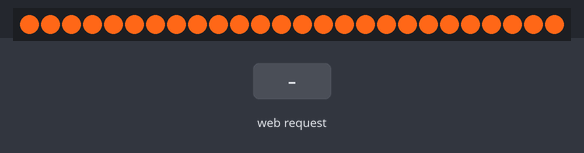
Simulated run of this sketch. Board: ESP8266 (Wemos D1 mini). Parts: 26 RGB LEDs in strip order, left to right. The test bench sets the inputs (shaded band). Dim RGB values are drawn brighter than linear; WiFi joins after 1.5 s; servers stay silent unless stated; what the sketch prints to the serial monitor is not drawn.

Above: at 2.7 s.
2.8 s: HTTP request GET /out received
At 4.2 s:
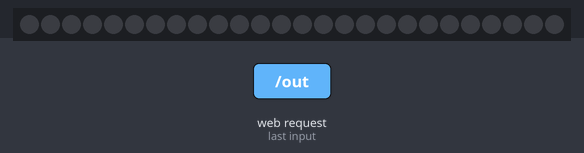
4.5 s: HTTP request GET /out?G=1 received
At 5.4 s:
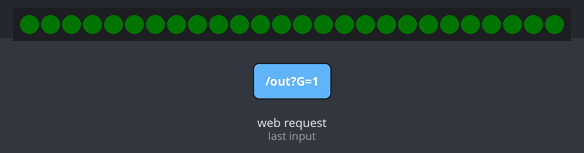
6.1 s: HTTP request GET /out?B=1 received
At 6.5 s:
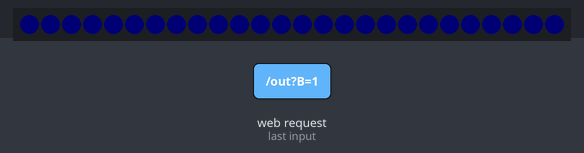
7.7 s: HTTP request GET /out?R=1&G=1&B=1 received
At 8.9 s:
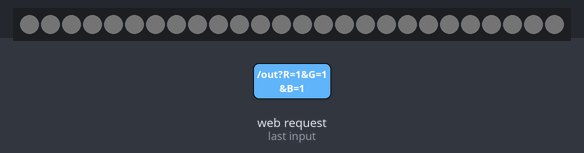
9.2 s: HTTP request GET /out?R=0 received
At 10.1 s:
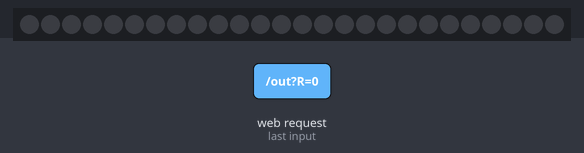
Timing chart, 0 to 11.8 s (numbered marks = the images above; inputs shaded):
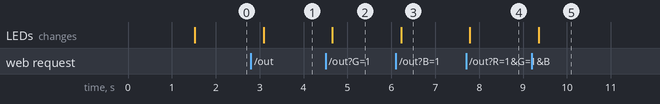

The sketch:

diy-e9.ino
```cpp
/*************************************************************************************************************************************************
 *  TITLE: WiFi RGB Cellular Lamp Using The Wemos D1 Mini (ESP8266)
 *  We build a beautiful RGB cellular lamp that can be controlled over WiFi.
 *  The control page consists of a color wheel which allows you to quickly change colours and you can also specify the RGB values directly to
 *  create a total of over 16 million color combinations.
 *
 *  By Frenoy Osburn
 *  YouTube Video: https://youtu.be/42MOMQeRjXM
 *  BnBe Post: https://www.bitsnblobs.com/wifi-rgb-cellular-lamp---esp8266
 *************************************************************************************************************************************************/

  /********************************************************************************************************************
 *  Board Settings:
 *  Board: "WeMos D1 R1 or Mini"
 *  Upload Speed: "921600"
 *  CPU Frequency: "80MHz"
 *  Flash Size: "4MB (FS:@MB OTA:~1019KB)"
 *  Debug Port: "Disabled"
 *  Debug Level: "None"
 *  VTables: "Flash"
 *  IwIP Variant: "v2 Lower Memory"
 *  Exception: "Legacy (new can return nullptr)"
 *  Erase Flash: "Only Sketch"
 *  SSL Support: "All SSL ciphers (most compatible)"
 *  COM Port: Depends *On Your System*
 *********************************************************************************************************************/
// Basic RGB lamp using WS2812 controlled by a ESP8266-01
// (C) Jean-Marie Bussat - Creative Commons Attribution 4.0 International Public License
#include "ESP8266WiFi.h"
#include <ESP8266WebServer.h>
#include "html_header.h"
#include <Adafruit_NeoPixel.h>

// Classic web server on port 80
ESP8266WebServer server(80);

#define NUM_PIX 26

const char* ssid     = "Network";
const char* password = "Password";
unsigned char red,green,blue;
String form;

// Number of pixels, pin used to control
// NEO_KHZ800 because we are using WS2812 leds
// NEO_GRB because WS2812 wants pixel data in GRB order
Adafruit_NeoPixel pixels = Adafruit_NeoPixel(NUM_PIX, 0, NEO_GRB + NEO_KHZ800);

// Root handler: basic web page with link to settings page
void handle_root() {
  server.send(200, "text/html", "<html>WS2812 WiFi <a href='./out'>Control</a></html>");
  delay(100);
}

// Output handler: display colorwheel and allow picking a color
void handle_outputs() {
  // Strings to strore the client output
  String RMsg;
  String GMsg;
  String BMsg;

  // Parse client output
  RMsg=server.arg("R");
  GMsg=server.arg("G");
  BMsg=server.arg("B");

  // Convert to number to pass to Neopixel library
  red=RMsg.toInt();
  green=GMsg.toInt();
  blue=BMsg.toInt();

  // Update the form and send it back to the client
  form = "<html>";
  form = form + html_header;
  form = form + "</html>";
  // Send the form
  server.send(200, "text/html", form);
}

// Initialize WiFi, web server and handles
void setup() {

  Serial.begin(115200);
  // Connect to network
  WiFi.begin(ssid, password);
  while (WiFi.status() != WL_CONNECTED) {
    delay(500);
  }

  //Print out the IP address
  Serial.println("");
  Serial.println("WiFi connected");
  Serial.println("IP address: ");
  Serial.println(WiFi.localIP());

  // Default setting for RGB string: dim white
  red=255;
  green=103;
  blue=23;

  // Attach handles to web server
  // Base page
  server.on("/", handle_root);
  // Setting page
  server.on("/out", handle_outputs);
  // Start web server
  server.begin();
  // Initialize Neopixel
  pixels.begin();
  pixels.setBrightness(255);
}

void loop() {
  int i;

  // Process clients requests
  server.handleClient();

  // Update the LED string. All LED have same color
  for(i=0;i<NUM_PIX;i++){
    // RGB
    pixels.setPixelColor(i, pixels.Color(red,green,blue));
    pixels.show();
  }
  delay(500);    // Wait a little before trying again
}
```

html_header.h
```cpp
//
// Basic colorwheel base color picker using HTML5/Javascript
//
const char* html_header =
"<head>"
"<style>"
"body {overflow:hidden;"
"background:black;}"
"</style>"
"</head>"
"<body>"
"<canvas id='wheelCanvas' onclick='getColor(event)'>"
"</canvas>"
"<script type='text/javascript'>"
"var canvas = document.getElementById('wheelCanvas');"
"var context = canvas.getContext('2d');"
"var imageObj = new Image();"
"imageObj.crossOrigin = 'anonymous';"
"var dimension;"
"if(window.innerHeight<window.innerWidth){"
"dimension=window.innerHeight;"
"} else {"
"dimension=window.innerWidth;"
"}"
"imageObj.onload = function() {"
"context.drawImage(imageObj,0,0,600,600,0,0,0.98*dimension,0.98*dimension);"
"};"
"imageObj.src = 'https://upload.wikimedia.org/wikipedia/commons/thumb/6/6d/RGB_color_wheel_360.svg/600px-RGB_color_wheel_360.svg.png';"
"canvas.height=window.innerHeight;"
"canvas.width=window.innerWidth;"
"function getColor(event) {"
"var canvas = document.getElementById('wheelCanvas');"
"var pixelData = canvas.getContext('2d').getImageData(event.offsetX, event.offsetY, 1, 1).data;"
"var form = document.createElement('form');"
"form.action='out';"
"var nr = document.createElement('input');"
"nr.name='R';"
"nr.value=pixelData[0].toString();"
"form.appendChild(nr);"
"var ng = document.createElement('input');"
"ng.name='G';"
"ng.value=pixelData[1].toString();"
"form.appendChild(ng);"
"var nb = document.createElement('input');"
"nb.name='B';"
"nb.value=pixelData[2].toString(); "
"form.appendChild(nb);"
"form.style.display='none';"
"document.body.appendChild(form);"
"form.submit();   "
"}"
"</script>"
"</body>";
```

Measured:
- after the input at 2.8 s, the LEDs: change after 0.29 s (image 1)
- after the input at 4.5 s, the LEDs: change after 0.16 s (image 2)
- after the input at 6.1 s, the LEDs: change after 0.12 s (image 3)
- after the input at 7.7 s, the LEDs: change after 0.09 s (image 4)
- after the input at 9.2 s, the LEDs: change after 0.16 s (image 5)
